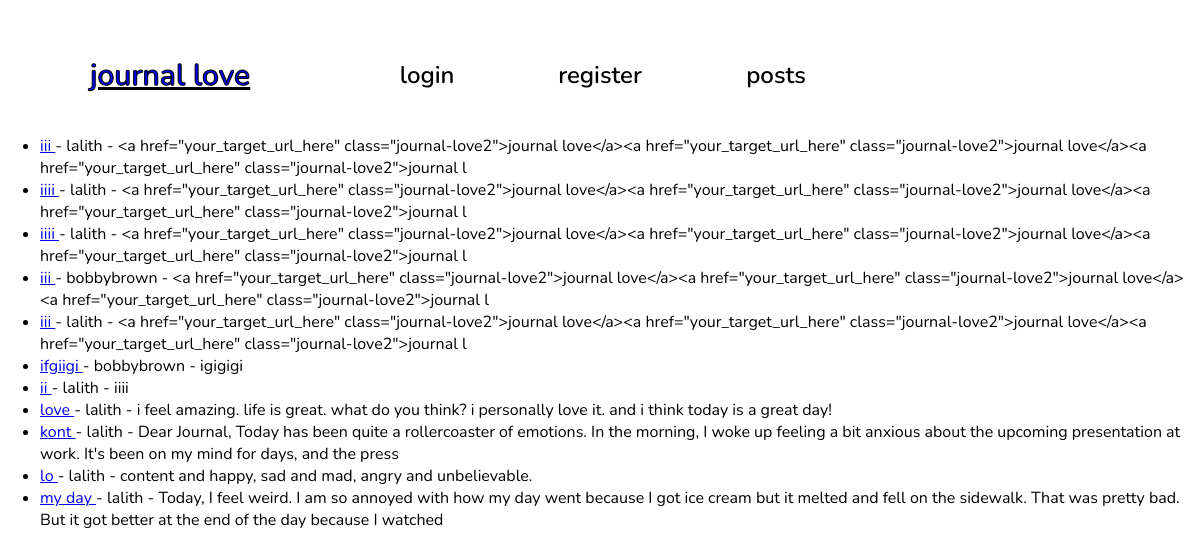
The app's page /home, older data.
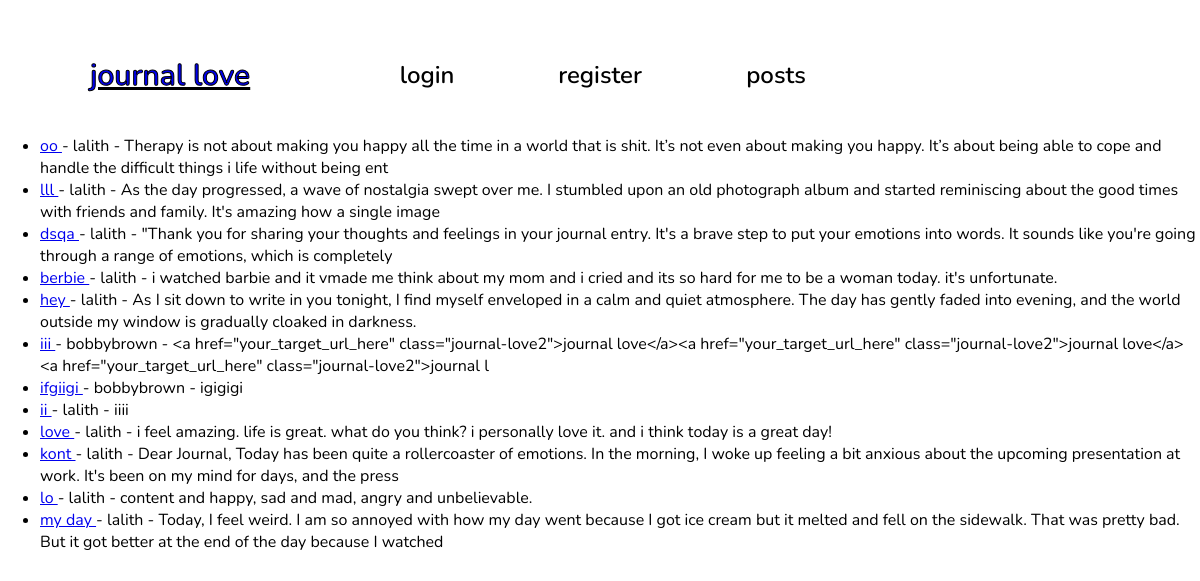
The same page, newer data.
### blog/models.py (models this page shows, shortened)
class Post(models.Model):
    title = models.CharField(max_length=255)
    author = models.ForeignKey(User, on_delete=models.CASCADE)
    body = models.TextField()
    postdate = models.DateField(auto_now_add=True)
    analysis_result = models.TextField(blank=True, null=True)

### theblog/views.py (the view)
# urls.py: path('home', HomeView.as_view(), name='home'),
class HomeView(ListView):
    model = Post
    template_name = 'home.html'
    ordering = ['-id']

### blog/templates/home.html (shortened to what this page needs)
{% extends 'base.html' %}
{% block content %}
<br>
<br>
<ul>
{% for post in object_list %}
    <li>
        <a href="{% url 'articles' post.pk %}">
            {{ post.title }}
        </a> - {{ post.author }} -
        {{ post.body|slice:":200" }}
    </li>
{% endfor %}
</ul>
{% endblock %}

### blog/templates/base.html (shortened to what this page needs)
{% load static %}
<!DOCTYPE html>
<html>
<head>
    <link rel="stylesheet" href="{% static 'global.css' %}" />
    <link rel="stylesheet" href="{% static 'base.css' %}" />
</head>
<body>
    <div class="base">
        <a href="{% url 'original' %}" class="journal-love2">journal love</a>
        {% if user.is_authenticated %}
        <a href="{% url 'logout' %}" class="clickable4">
            <div class="login9">logout</div>
        </a>
        <a href="{% url 'addpost' %}" class="clickable5">
            <div class="login9">add post </div>
        </a>
        <a href="{% url 'home' %}" class="clickable6">
            <div class="login9"> posts</div>
        </a>
        {% else %}
        <a href="{% url 'login' %}" class="clickable4">
            <div class="login9">login</div>
        </a>
        <a href="{% url 'register' %}" class="clickable5">
            <div class="login9">register</div>
        </a>
        <a href="{% url 'home' %}" class="clickable6">
            <div class="login9">posts</div>
        </a>
        {% endif %}
    </div>
    {% block content %} {% endblock %}
</body>
</html>

### static/global.css (style rules this page uses)
body { margin: 0; line-height: normal; }
:root { --font-nunito: Nunito; --font-size-31xl: 50px; --font-size-61xl: 80px; --color-white: #fff; --color-black: #000; --color-dimgray: rgba(98, 88, 88, 0.56); --color-blueviolet: #9747ff; --gap-3xs: 10px; --padding-mid: 17px; --padding-36xl: 55px; --padding-11xl: 30px; --padding-xl: 20px; --br-xl: 20px; --br-8xs: 5px; }

### static/base.css (style rules this page uses)
.journal-love2, .login9 { position: absolute; font-weight: 600; }
.journal-love2 { flex: 1; margin: 0 !important; top: 55px; left: 90px; -webkit-text-stroke: 1px #000; z-index: 0; font-size: 30px; }
.login9 { height: 100%; width: 100%; top: 0; left: 0; font-size: var(--font-size-31xl); font-family: var(--font-nunito); color: var(--color-black); text-align: center; display: flex; align-items: center; justify-content: center; font-size: 24px; }
.clickable4, .clickable5, .clickable6 { cursor: pointer; border: 0; padding: 0; background-color: transparent; flex: 1; position: absolute; margin: 0 !important; top: 50px; left: 427px; height: 50px; z-index: 1; }
.clickable5, .clickable6 { left: 600px; z-index: 2; }
.clickable6 { left: 776px; z-index: 3; }
.base { position: relative; background-color: var(--color-white); width: 100%; display: flex; flex-direction: row; padding: var(--padding-36xl) var(--padding-11xl) var(--padding-xl); box-sizing: border-box; align-items: center; justify-content: center; gap: var(--gap-3xs); text-align: center; font-size: var(--font-size-61xl); color: var(--color-black); font-family: var(--font-nunito); }

### blog/templates/base.html (style rules this page uses)
body { font-family: 'Nunito', sans-serif; }

Row changes from the older to the newer data that the page shows:
removed Post: title "iii", author "lalith", body "<a href=\"your_target_url_here\" class=\"journal-love2\">journal love</a><a href=\"your_target_url_here\" class=\"journal-love2\">journal love</a><a href=\"your_target_url_here\" class=\"journal-love2\">journal l"
removed Post: title "iiii", author "lalith", body "<a href=\"your_target_url_here\" class=\"journal-love2\">journal love</a><a href=\"your_target_url_here\" class=\"journal-love2\">journal love</a><a href=\"your_target_url_here\" class=\"journal-love2\">journal l"
removed Post: title "iiii", author "lalith", body "<a href=\"your_target_url_here\" class=\"journal-love2\">journal love</a><a href=\"your_target_url_here\" class=\"journal-love2\">journal love</a><a href=\"your_target_url_here\" class=\"journal-love2\">journal l"
removed Post: title "iii", author "lalith", body "<a href=\"your_target_url_here\" class=\"journal-love2\">journal love</a><a href=\"your_target_url_here\" class=\"journal-love2\">journal love</a><a href=\"your_target_url_here\" class=\"journal-love2\">journal l"
added Post: title "oo", author "lalith", body "Therapy is not about making you happy all the time in a world that is shit. It’s not even about making you happy. It’s about being able to cope and handle the difficult things i life without being ent"
added Post: title "lll", author "lalith", body "As the day progressed, a wave of nostalgia swept over me. I stumbled upon an old photograph album and started reminiscing about the good times with friends and family. It's amazing how a single image"
added Post: title "dsqa", author "lalith", body "\"Thank you for sharing your thoughts and feelings in your journal entry. It's a brave step to put your emotions into words. It sounds like you're going through a range of emotions, which is completely"
added Post: title "berbie", author "lalith", body "i watched barbie and it vmade me think about my mom and i cried and its so hard for me to be a woman today. it's unfortunate."
added Post: title "hey", author "lalith", body "As I sit down to write in you tonight, I find myself enveloped in a calm and quiet atmosphere. The day has gently faded into evening, and the world outside my window is gradually cloaked in darkness."
